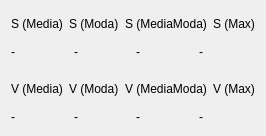
                    <widget class="QWidget" name="tab_8">
                     <property name="styleSheet">
                      <string notr="true">* {font: 63 oblique 12pt &quot;URW Gothic&quot;;}</string>
                     </property>
                     <attribute name="title">
                      <string>Imagen Quemada</string>
                     </attribute>
                     <layout class="QVBoxLayout" name="verticalLayout_14" stretch="3,2,1,3,2">
                      <item>
                       <layout class="QHBoxLayout" name="horizontalLayout_39">
                        <item>
                         <layout class="QHBoxLayout" name="horizontalLayout_40">
                          <item>
                           <widget class="QLabel" name="label_45">
                            <property name="text">
                             <string>S (Media)</string>
                            </property>
                           </widget>
                          </item>
                          <item>
                           <widget class="QLabel" name="label_46">
                            <property name="text">
                             <string>S (Moda)</string>
                            </property>
                           </widget>
                          </item>
                          <item>
                           <widget class="QLabel" name="label_47">
                            <property name="text">
                             <string>S (MediaModa)</string>
                            </property>
                           </widget>
                          </item>
                          <item>
                           <widget class="QLabel" name="label_48">
                            <property name="text">
                             <string>S (Max)</string>
                            </property>
                           </widget>
                          </item>
                         </layout>
                        </item>
                       </layout>
                      </item>
                      <item>
                       <layout class="QHBoxLayout" name="horizontalLayout_41">
                        <item>
                         <widget class="QLabel" name="label_smediaM_2">
                          <property name="styleSheet">
                           <string notr="true">font: 63 oblique 20pt &quot;URW Gothic&quot;;</string>
                          </property>
                          <property name="text">
                           <string>-</string>
                          </property>
                         </widget>
                        </item>
                        <item>
                         <widget class="QLabel" name="label_smodaM_2">
                          <property name="styleSheet">
                           <string notr="true">font: 63 oblique 20pt &quot;URW Gothic&quot;;</string>
                          </property>
                          <property name="text">
                           <string>-</string>
                          </property>
                         </widget>
                        </item>
                        <item>
                         <widget class="QLabel" name="label_smedmodM_2">
                          <property name="styleSheet">
                           <string notr="true">font: 63 oblique 20pt &quot;URW Gothic&quot;;</string>
                          </property>
                          <property name="text">
                           <string>-</string>
                          </property>
                         </widget>
                        </item>
                        <item>
                         <widget class="QLabel" name="label_smaxM_2">
                          <property name="styleSheet">
                           <string notr="true">font: 63 oblique 20pt &quot;URW Gothic&quot;;</string>
                          </property>
                          <property name="text">
                           <string>-</string>
                          </property>
                         </widget>
                        </item>
                       </layout>
                      </item>
                      <item>
                       <spacer name="verticalSpacer_9">
                        <property name="orientation">
                         <enum>Qt::Vertical</enum>
                        </property>
                        <property name="sizeHint" stdset="0">
                         <size>
                          <width>20</width>
                          <height>40</height>
                         </size>
                        </property>
                       </spacer>
                      </item>
                      <item>
                       <layout class="QHBoxLayout" name="horizontalLayout_42">
                        <item>
                         <widget class="QLabel" name="label_49">
                          <property name="text">
                           <string>V (Media)</string>
                          </property>
                         </widget>
                        </item>
                        <item>
                         <widget class="QLabel" name="label_50">
                          <property name="text">
                           <string>V (Moda)</string>
                          </property>
                         </widget>
                        </item>
                        <item>
                         <widget class="QLabel" name="label_51">
                          <property name="text">
                           <string>V (MediaModa)</string>
                          </property>
                         </widget>
                        </item>
                        <item>
                         <widget class="QLabel" name="label_52">
                          <property name="text">
                           <string>V (Max)</string>
                          </property>
                         </widget>
                        </item>
                       </layout>
                      </item>
                      <item>
                       <layout class="QHBoxLayout" name="horizontalLayout_43">
                        <item>
                         <widget class="QLabel" name="label_vmediaM_2">
                          <property name="styleSheet">
                           <string notr="true">font: 63 oblique 20pt &quot;URW Gothic&quot;;</string>
                          </property>
                          <property name="text">
                           <string>-</string>
                          </property>
                         </widget>
                        </item>
                        <item>
                         <widget class="QLabel" name="label_vmodaM_2">
                          <property name="styleSheet">
                           <string notr="true">font: 63 oblique 20pt &quot;URW Gothic&quot;;</string>
                          </property>
                          <property name="text">
                           <string>-</string>
                          </property>
                         </widget>
                        </item>
                        <item>
                         <widget class="QLabel" name="label_vmedmodM_2">
                          <property name="styleSheet">
                           <string notr="true">font: 63 oblique 20pt &quot;URW Gothic&quot;;</string>
                          </property>
                          <property name="text">
                           <string>-</string>
                          </property>
                         </widget>
                        </item>
                        <item>
                         <widget class="QLabel" name="label_vmaxM_2">
                          <property name="styleSheet">
                           <string notr="true">font: 63 oblique 20pt &quot;URW Gothic&quot;;</string>
                          </property>
                          <property name="text">
                           <string>-</string>
                          </property>
                         </widget>
                        </item>
                       </layout>
                      </item>
                     </layout>
                    </widget>
